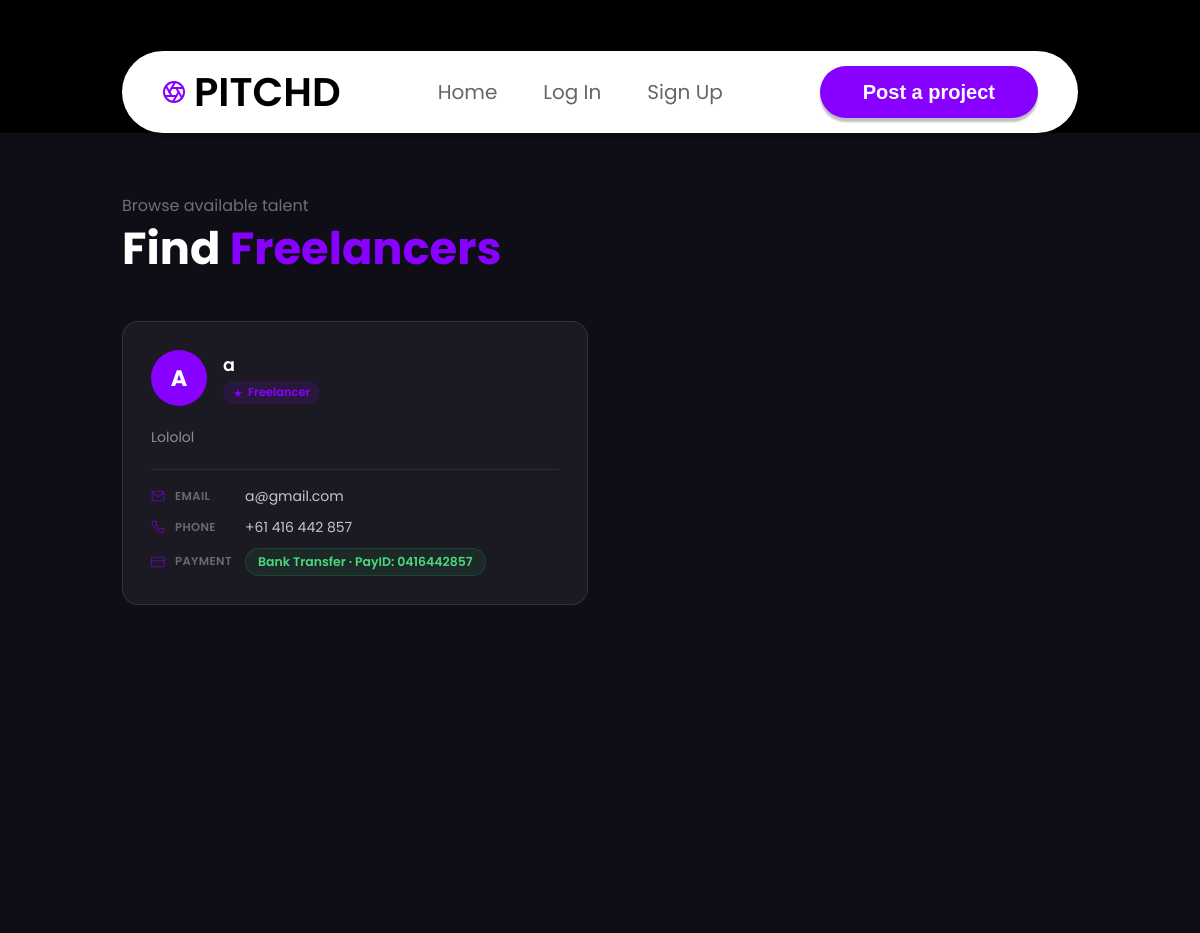
Page /find_freelancer on the committed database.
### PITCHD/database.py (models this page shows)
class User(db.Model, UserMixin):
    id = db.Column(db.Integer, primary_key = True)
    username = db.Column(db.String(15), unique = True)
    email = db.Column(db.String(150), unique = True)
    firstname = db.Column(db.String(32))
    lastname = db.Column(db.String(32))
    description = db.Column(db.String(500))
    password = db.Column(db.String(150))
    date_of_birth = db.Column(db.Date)
    is_freelancer = db.Column(db.Boolean, default=False, nullable=False)
    contact_email = db.Column(db.String(150))
    contact_phone = db.Column(db.String(20))
    payment_method = db.Column(db.String(100))
    payment_details = db.Column(db.String(200))

### PITCHD/authentication.py (the view)
@login_required
@authentication.route("/find_freelancer")
def findfreelancer():
    users = User.query.filter_by(is_freelancer=True).all()
    return render_template('find_freelancer.html', users=users, user=current_user)

### PITCHD/templates/find_freelancer.html (shortened to what this page needs)
{% extends 'base.html' %}
{% block main %}
<div class="find-freelancer-page">
  <div class="find-freelancer-header">
    <p class="find-freelancer-header__label">Browse available talent</p>
    <h1 class="find-freelancer-header__title">Find <span>Freelancers</span></h1>
  </div>
  <div class="freelancer-grid">
    {% for user in users %}
    <article class="freelancer-card">
      <div class="freelancer-card__top">
        <div class="freelancer-card__avatar">{{ user.username[0].upper() }}</div>
        <div class="freelancer-card__meta">
          <h3 class="freelancer-card__name">{{ user.username }}</h3>
          <span class="freelancer-card__badge">
            <svg width="10" height="10" viewBox="0 0 24 24" fill="#8800ff"><path d="M12 2l2.4 7.4H22l-6.2 4.5 2.4 7.4L12 17l-6.2 4.3 2.4-7.4L2 9.4h7.6z"/></svg>
            Freelancer
          </span>
        </div>
      </div>
      <p class="freelancer-card__desc">
        {{ user.description if user.description and user.description != 'UNSPECIFIED' else 'No description provided yet.' }}
      </p>
      <div class="freelancer-card__info">
        {% if user.contact_email %}
        <div class="freelancer-card__info-row">
          <svg width="14" height="14" viewBox="0 0 24 24" fill="none" stroke="#8800ff" stroke-width="1.8" stroke-linecap="round"><path d="M4 4h16c1.1 0 2 .9 2 2v12c0 1.1-.9 2-2 2H4c-1.1 0-2-.9-2-2V6c0-1.1.9-2 2-2z"/><polyline points="22,6 12,13 2,6"/></svg>
          <span class="freelancer-card__info-label">Email</span>
          <span class="freelancer-card__info-value">{{ user.contact_email }}</span>
        </div>
        {% endif %}
        {% if user.contact_phone %}
        <div class="freelancer-card__info-row">
          <span class="freelancer-card__info-label">Phone</span>
          <span class="freelancer-card__info-value">{{ user.contact_phone }}</span>
        </div>
        {% endif %}
        {% if user.payment_method %}
        <div class="freelancer-card__info-row">
          <svg width="14" height="14" viewBox="0 0 24 24" fill="none" stroke="#8800ff" stroke-width="1.8" stroke-linecap="round"><rect x="1" y="4" width="22" height="16" rx="2"/><line x1="1" y1="10" x2="23" y2="10"/></svg>
          <span class="freelancer-card__info-label">Payment</span>
          <span class="payment-pill">{{ user.payment_method }}{% if user.payment_details %} · {{ user.payment_details }}{% endif %}</span>
        </div>
        {% endif %}
      </div>
    </article>
    {% endfor %}
  </div>
</div>
{% endblock %}

### PITCHD/static/style.css (style rules this page uses)
html { --color-purple: #8800ff; --color-purple-light: #8800ff; --color-white: #ffffff; --color-dark: #252525; --color-dark-alt: #270c2d; --color-grey: #9d9d9d; --color-grey-light: #dedede; --color-black: #000000; --color-hero-text: #fbfafc; --color-search-text: #342727; --color-footer-bg: #ffffff; --color-newsletter-bg: #dedede; --fs-10: 10px; --fs-14: 14px; --fs-16: 16px; --fs-18: 18px; --fs-20: 20px; --fs-24: 24px; --fs-28: 28px; --fs-30: 30px; --fs-32: 32px; --fs-36: 36px; --fs-40: 40px; --fs-56: 56px; --fs-65: 65px; --sp-5: 5px; --sp-15: 15px; --sp-20: 20px; --sp-30: 30px; --sp-40: 40px; --sp-60: 60px; --sp-75: 75px; --sp-76: 76px; --sp-122: 122px; --radius-10: 10px; --radius-20: 20px; --radius-30: 30px; --radius-50: 50px; --shadow-nav: 0px 4px 2px rgba(0,0,0,0.25); --shadow-steps: 0px 20px 25px rgba(0,0,0,0.05); --shadow-card: 0px 1px 3px rgba(0,0,0,0.1); --shadow-portfolio: 0px 2px 6px rgba(0,0,0,0.1); --shadow-newsletter-input: 0px 4px 5px rgba(0,0,0,0.1); --shadow-search: 0px 4px 4px rgba(0,0,0,0.05); }
*, *::before, *::after { box-sizing: border-box; margin: 0; padding: 0; }
html { scroll-behavior: smooth; }
body { color: var(--color-dark); background: var(--color-black); overflow-x: hidden; }
.find-freelancer-page { min-height: 100vh; background: #0f0e17; padding: 60px 122px 80px; color: #fff; }
.find-freelancer-header { margin-bottom: 48px; }
.find-freelancer-header__label { font-size: 1rem; font-weight: 400; color: rgba(255,255,255,0.4); font-family: 'Poppins', sans-serif; margin-bottom: 6px; }
.find-freelancer-header__title { font-size: 2.8rem; font-weight: 700; color: #fff; font-family: 'Poppins', sans-serif; line-height: 1.1; margin: 0; }
.find-freelancer-header__title span { color: #8800ff; }
.freelancer-grid { display: grid; grid-template-columns: repeat(auto-fill, minmax(340px, 1fr)); gap: 24px; }
.freelancer-card { background: rgba(255,255,255,0.05); border: 1px solid rgba(255,255,255,0.1); border-radius: 16px; padding: 28px; display: flex; flex-direction: column; gap: 20px; transition: border-color 0.2s, transform 0.2s; }
.freelancer-card__top { display: flex; align-items: center; gap: 16px; }
.freelancer-card__avatar { width: 56px; height: 56px; border-radius: 50%; background: #8800ff; display: flex; align-items: center; justify-content: center; font-size: 1.4rem; font-weight: 700; color: #fff; font-family: 'Poppins', sans-serif; flex-shrink: 0; }
.freelancer-card__meta { display: flex; flex-direction: column; gap: 3px; }
.freelancer-card__name { font-size: 1.1rem; font-weight: 600; color: #fff; font-family: 'Poppins', sans-serif; margin: 0; }
.freelancer-card__badge { display: inline-flex; align-items: center; gap: 5px; font-size: 0.72rem; font-weight: 600; color: #8800ff; background: rgba(136,0,255,0.12); padding: 3px 10px; border-radius: 50px; font-family: 'Poppins', sans-serif; width: fit-content; }
.freelancer-card__desc { font-size: 0.875rem; color: rgba(255,255,255,0.5); font-family: 'Poppins', sans-serif; line-height: 1.6; margin: 0; }
.freelancer-card__info { display: flex; flex-direction: column; gap: 10px; padding-top: 16px; border-top: 1px solid rgba(255,255,255,0.08); }
.freelancer-card__info-row { display: flex; align-items: center; gap: 10px; }
.freelancer-card__info-row svg { flex-shrink: 0; opacity: 0.6; }
.freelancer-card__info-label { font-size: 0.72rem; font-weight: 600; color: rgba(255,255,255,0.35); font-family: 'Poppins', sans-serif; text-transform: uppercase; letter-spacing: 0.4px; min-width: 60px; }
.freelancer-card__info-value { font-size: 0.875rem; color: rgba(255,255,255,0.75); font-family: 'Poppins', sans-serif; word-break: break-all; }
.payment-pill { display: inline-flex; align-items: center; gap: 6px; background: rgba(39,174,96,0.1); border: 1px solid rgba(39,174,96,0.2); color: #4cd97b; font-size: 0.78rem; font-weight: 600; font-family: 'Poppins', sans-serif; padding: 4px 12px; border-radius: 50px; }

### rows in the picture
User: username "A", username "a", description "Lololol", contact_email "a@gmail.com", contact_phone "+61 416 442 857", payment_method "Bank Transfer", payment_details "PayID: 0416442857"
